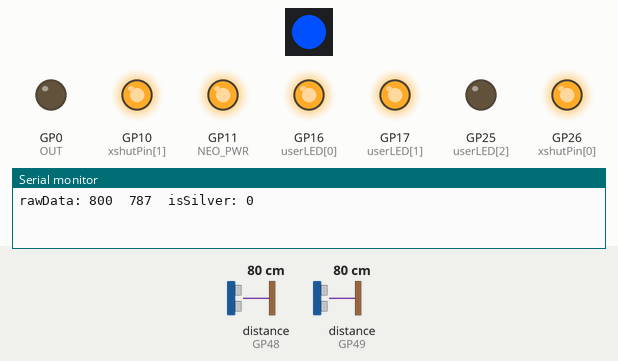
Simulated run of this program. Board: Raspberry Pi Pico. On the bench: 1 RGB LEDs in strip order, left to right, output pins drawn as LEDs (lit = HIGH), the last lines printed to the serial monitor. The test bench sets the inputs (shaded band); at power-on: distance to the obstacle (sensors on GP48, GP49) 80 cm.

Above: at 0.15 s.
At 1.6 s:
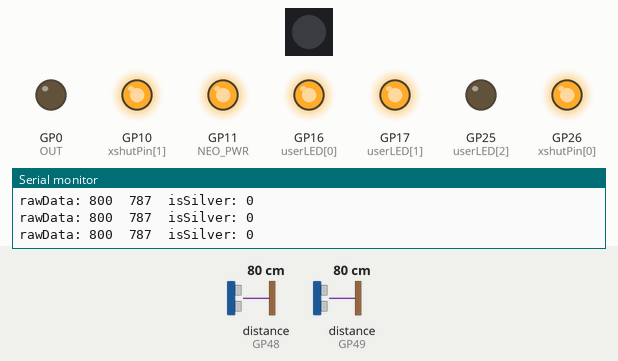
Timing chart, 0 to 3.5 s (numbered marks = the images above):
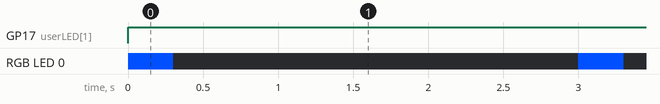

Measured:
- by itself, GP17 (userLED[1]): LOW → HIGH at 0.00 s
- by itself, RGB LED 0: alternates RGB(0, 80, 255) for 0.30 s and off for 2.7 s

The program:

main.cpp
```cpp
// #include <dummy_rp2040.h>
#include <Arduino.h>
#include <Wire.h>
#include <VL53L0X.h>

#include <Adafruit_NeoPixel.h>

#define NUMPIXELS 1
#define NEO_PWR 11
#define NEOPIX 12
#define numOfSensors 2

#define OUT 0

Adafruit_NeoPixel pixels(NUMPIXELS, NEOPIX, NEO_GRB + NEO_KHZ800);
VL53L0X distanceSensor[numOfSensors];

const int xshutPin[2] = {A0, D10};  // Left Right
const int offset[2] = {0, 13};
const char firstAddr = 0x30;
bool isSensorActive = false;

bool isSilver = false;
const int silverThreshold = 18;

void distanceSensorInit(void) {
    pinMode(xshutPin[0], OUTPUT);
    pinMode(xshutPin[1], OUTPUT);
    digitalWrite(xshutPin[0], LOW);
    digitalWrite(xshutPin[1], LOW);

    pinMode(OUT, OUTPUT);

    for (int i = 0; i < numOfSensors; i++) {
        digitalWrite(xshutPin[i], HIGH);  // VL53L0Xの電源をON
        distanceSensor[i].setTimeout(100);

        if (!distanceSensor[i].init()) {  // ERROR
            Serial.println("ERR1: Failed to detect and initialize sensor!");

            pixels.setBrightness(255);
            while (1) {
                digitalWrite(OUT, LOW);
                pixels.setPixelColor(0, 255, 0, 0);
                pixels.show();
                delay(100);

                pixels.setPixelColor(0, 0, 0, 0);
                pixels.show();
                delay(100);
            }
        }

        distanceSensor[i].setAddress(firstAddr + i);  // 順にアドレスを割り当て

        // 測定距離を広げる
        distanceSensor[i].setSignalRateLimit(0.1);
        distanceSensor[i].setVcselPulsePeriod(VL53L0X::VcselPeriodPreRange, 18);
        distanceSensor[i].setVcselPulsePeriod(VL53L0X::VcselPeriodFinalRange,
                                              14);

        distanceSensor[i].startContinuous();  // 計測開始
    }

    isSensorActive = true;
}

void setup() {
    Serial.begin(9600);

    Wire.begin();  // I2C通信を開通
    Wire.setClock(1000000);

    pixels.begin();
    pinMode(NEO_PWR, OUTPUT);
    digitalWrite(NEO_PWR, HIGH);

    distanceSensorInit();
}

void loop() {
    int rawData[2] = {0};
    for (int i = 0; i < numOfSensors; i++) {
        rawData[i] =
            distanceSensor[i].readRangeContinuousMillimeters() - offset[i];
    }

    delay(10);

    static uint16_t silverTimer = 0;

    if (rawData[0] < silverThreshold && rawData[1] < silverThreshold) {
        isSilver = true;
        silverTimer = millis();
    } else if (millis() - silverTimer > 100) {
        isSilver = false;
    }

    // print rawData
    Serial.print("rawData: ");
    Serial.print(rawData[0]);
    Serial.print("\t");
    Serial.print(rawData[1]);
    Serial.print("\t");
    Serial.print("isSilver: ");
    Serial.println(isSilver);
}

void setup1(void) {
    const int userLED[3] = {16, 17, 25};
    for (int i = 0; i < 3; i++) {
        pinMode(userLED[i], OUTPUT);
        digitalWrite(userLED[i], HIGH);
    }

    digitalWrite(userLED[2], LOW);
}

void loop1(void) {

    if (isSensorActive && !isSilver) {
        if ((millis() / 25) % 2 == 0 && (millis() / 300) % 10 == 0) {
            pixels.setPixelColor(0, 0, 80, 255);
            pixels.setBrightness(255);
            pixels.show();
        } else {
            pixels.setBrightness(0);
            pixels.show();
        }

        digitalWrite(OUT, LOW);
    } else if (isSilver) {
        pixels.setPixelColor(0, 255, 255, 0);
        pixels.setBrightness(10);
        pixels.show();

        digitalWrite(OUT, HIGH);
    }
}
```
